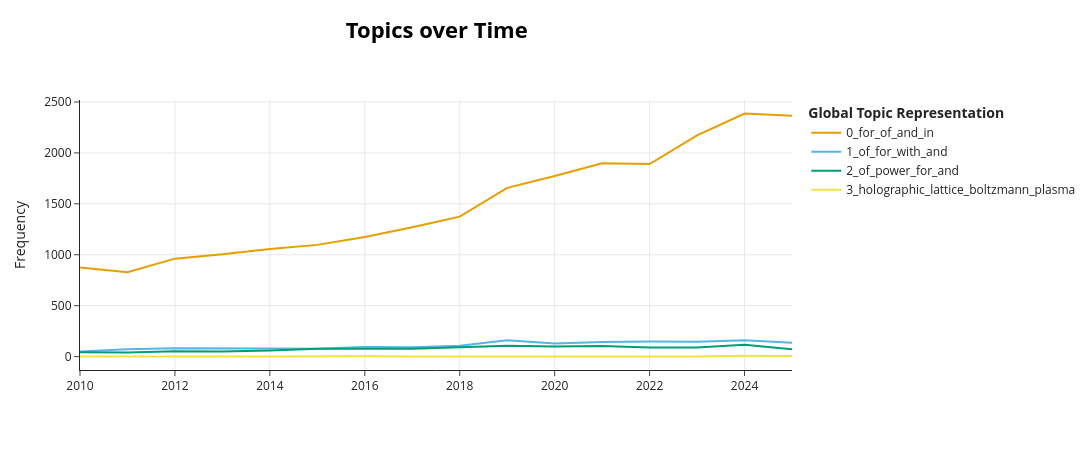

Write notebook code for a chart like this one.
### Code cell
topics_over_time = topic_model.topics_over_time(
    docs,
    timestamps=df_sample["year"].tolist()
)

topic_model.visualize_topics_over_time(topics_over_time)

### Figure 1 — Plotly figure (JSON) as saved in the notebook; plotly's stock layout.template omitted (floating-point values rounded to 4 significant figures)
{"data": [{"hoverinfo": "text", "hovertext": ["<b>Topic 0</b><br>Words: for, of, and, in, the", "<b>Topic 0</b><br>Words: for, of, and, in, the", "<b>Topic 0</b><br>Words: for, of, and, in, the", "<b>Topic 0</b><br>Words: for, of, and, in, the", "<b>Topic 0</b><br>Words: for, of, and, in, the", "<b>Topic 0</b><br>Words: of, for, and, in, the", "<b>Topic 0</b><br>Words: for, of, and, in, the", "<b>Topic 0</b><br>Words: for, of, and, in, the", "<b>Topic 0</b><br>Words: for, of, and, in, the", "<b>Topic 0</b><br>Words: for, of, and, in, the", "<b>Topic 0</b><br>Words: for, of, and, in, the", "<b>Topic 0</b><br>Words: for, of, and, in, based", "<b>Topic 0</b><br>Words: for, of, and, in, based", "<b>Topic 0</b><br>Words: for, and, of, in, based", "<b>Topic 0</b><br>Words: for, and, of, in, based", "<b>Topic 0</b><br>Words: for, and, of, in, based"], "marker": {"color": "#E69F00"}, "mode": "lines", "name": "0_for_of_and_in", "type": "scatter", "x": [2010, 2011, 2012, 2013, 2014, 2015, 2016, 2017, 2018, 2019, 2020, 2021, 2022, 2023, 2024, 2025], "y": [876, 828, 962, 1004, 1057, 1097, 1175, 1270, 1374, 1657, 1773, 1898, 1891, 2172, 2387, 2364]}, {"hoverinfo": "text", "hovertext": ["<b>Topic 1</b><br>Words: of, for, with, robot, the", "<b>Topic 1</b><br>Words: of, for, the, control, equations", "<b>Topic 1</b><br>Words: for, of, the, with, equations", "<b>Topic 1</b><br>Words: of, for, and, the, with", "<b>Topic 1</b><br>Words: of, for, robot, the, with", "<b>Topic 1</b><br>Words: of, for, the, robot, with", "<b>Topic 1</b><br>Words: of, for, control, the, robot", "<b>Topic 1</b><br>Words: of, for, robot, with, control", "<b>Topic 1</b><br>Words: of, for, with, and, the", "<b>Topic 1</b><br>Words: of, for, with, and, control", "<b>Topic 1</b><br>Words: of, for, with, and, control", "<b>Topic 1</b><br>Words: of, for, control, with, the", "<b>Topic 1</b><br>Words: of, for, and, with, the", "<b>Topic 1</b><br>Words: of, for, with, robot, the", "<b>Topic 1</b><br>Words: of, for, and, with, control", "<b>Topic 1</b><br>Words: for, of, robot, and, with"], "marker": {"color": "#56B4E9"}, "mode": "lines", "name": "1_of_for_with_and", "type": "scatter", "x": [2010, 2011, 2012, 2013, 2014, 2015, 2016, 2017, 2018, 2019, 2020, 2021, 2022, 2023, 2024, 2025], "y": [51, 72, 83, 78, 80, 76, 95, 91, 106, 161, 129, 143, 149, 146, 161, 137]}, {"hoverinfo": "text", "hovertext": ["<b>Topic 2</b><br>Words: of, power, for, and, in", "<b>Topic 2</b><br>Words: of, for, and, grid, with", "<b>Topic 2</b><br>Words: power, for, of, in, grid", "<b>Topic 2</b><br>Words: power, of, with, and, for", "<b>Topic 2</b><br>Words: of, power, and, grid, with", "<b>Topic 2</b><br>Words: of, for, power, optical, and", "<b>Topic 2</b><br>Words: of, for, power, optical, and", "<b>Topic 2</b><br>Words: of, for, power, with, and", "<b>Topic 2</b><br>Words: power, for, of, with, in", "<b>Topic 2</b><br>Words: for, power, of, optical, and", "<b>Topic 2</b><br>Words: of, power, for, based, and", "<b>Topic 2</b><br>Words: of, for, power, and, optical", "<b>Topic 2</b><br>Words: of, for, power, and, optical", "<b>Topic 2</b><br>Words: of, for, and, power, based", "<b>Topic 2</b><br>Words: for, of, power, and, with", "<b>Topic 2</b><br>Words: power, for, of, dc, with"], "marker": {"color": "#009E73"}, "mode": "lines", "name": "2_of_power_for_and", "type": "scatter", "x": [2010, 2011, 2012, 2013, 2014, 2015, 2016, 2017, 2018, 2019, 2020, 2021, 2022, 2023, 2024, 2025], "y": [43, 40, 53, 51, 60, 76, 76, 78, 93, 107, 98, 104, 89, 89, 116, 73]}, {"hoverinfo": "text", "hovertext": ["<b>Topic 3</b><br>Words: cosmological, constant, holographic, lattice, boltzmann", "<b>Topic 3</b><br>Words: lattice, simulations, boltzmann, channelling, collisions", "<b>Topic 3</b><br>Words: boltzmann, lattice, holographic, spatter, isothermal", "<b>Topic 3</b><br>Words: idsa, neutrino, plasmas, supernova, collisions", "<b>Topic 3</b><br>Words: interfaces, particle, cell, modeling, dynamic", "<b>Topic 3</b><br>Words: particle, holographic, cell, boltzmann, lattice", "<b>Topic 3</b><br>Words: printers, holograms, holographic, holography, universe", "<b>Topic 3</b><br>Words: boltzmann, lattice, parallelisation, pgas, upc", "<b>Topic 3</b><br>Words: simulation, spherically, smilei, neutrino, plasma", "<b>Topic 3</b><br>Words: icecube, neutrino, observatory, photon, gpus", "<b>Topic 3</b><br>Words: higgs, corrections, holographic, cosmology, qcd", "<b>Topic 3</b><br>Words: cosmology, holography, lattice, holographic, boltzmann", "<b>Topic 3</b><br>Words: holographic, boltzmann, lattice, plasma, coolant", "<b>Topic 3</b><br>Words: lymphocytes, holographic, icecube, neutrino, result", "<b>Topic 3</b><br>Words: plasma, holographic, boltzmann, lattice, wind", "<b>Topic 3</b><br>Words: holographic, particle, boltzmann, lattice, yolo"], "marker": {"color": "#F0E442"}, "mode": "lines", "name": "3_holographic_lattice_boltzmann_plasma", "type": "scatter", "x": [2010, 2011, 2012, 2013, 2014, 2015, 2016, 2017, 2018, 2019, 2020, 2021, 2022, 2023, 2024, 2025], "y": [1, 3, 3, 2, 1, 5, 3, 2, 2, 1, 3, 7, 5, 2, 9, 6]}], "layout": {"height": 450, "hoverlabel": {"bgcolor": "white", "font": {"family": "Rockwell", "size": 16}}, "legend": {"title": {"text": "<b>Global Topic Representation"}}, "title": {"font": {"color": "Black", "size": 22}, "text": "<b>Topics over Time</b>", "x": 0.4, "xanchor": "center", "y": 0.95, "yanchor": "top"}, "width": 1250, "xaxis": {"showgrid": true}, "yaxis": {"showgrid": true, "title": {"text": "Frequency"}}}}
